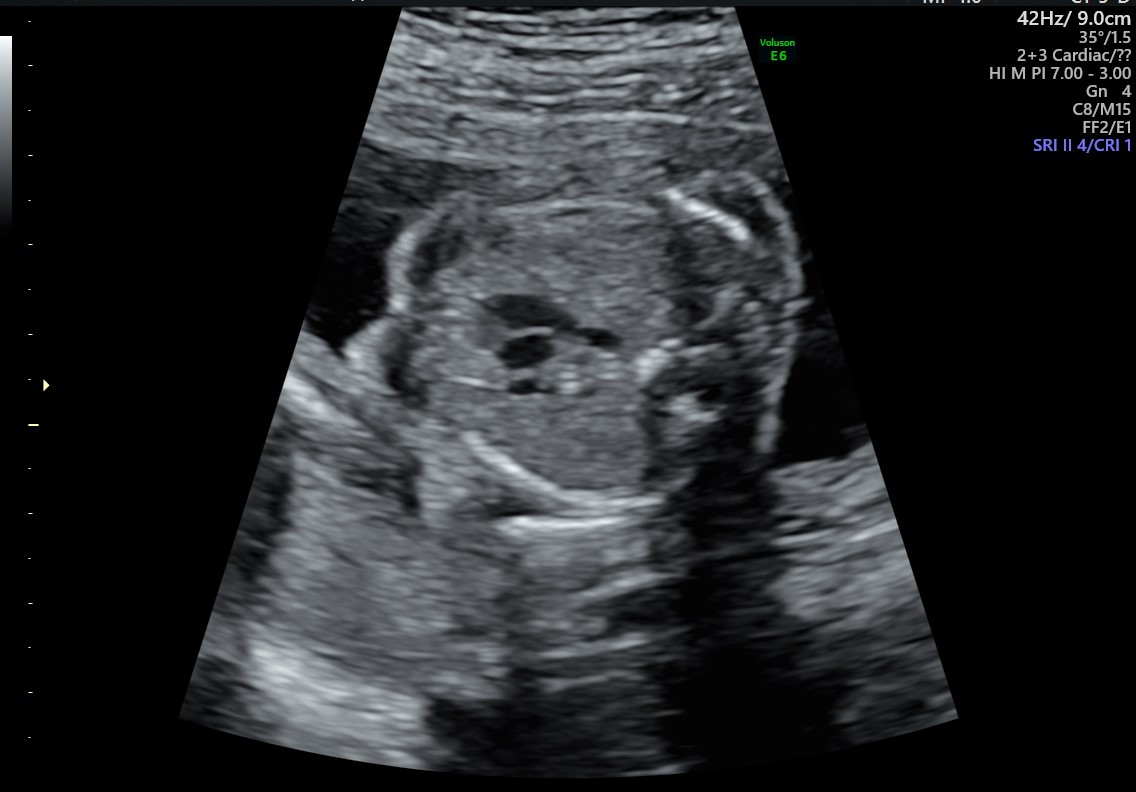
#> input picture img/vessels/sosudecut-2.jpg, 1136 x 792 px
$ python vessels.py
#> lines starting #> are read from the running program, lines starting #| are printed output that depends on the picture; after the words box and inside, x2 and y2 are one past the last pixel; in counts of white or black regions, pixels touching at a corner belong together
import numpy as np
import cv2
import math
import random


def find_area(figure):
    x_mid = sum([it[0] for it in figure]) // len(figure)
    y_mid = sum([it[1] for it in figure]) // len(figure)
    area = 0
    for k in range(-1, len(figure) - 1):
        point1 = figure[k]
        point2 = figure[k + 1]
        a = math.sqrt((point2[0] - point1[0]) ** 2 + (point2[1] - point1[1]) ** 2)
        b = math.sqrt((point2[0] - x_mid) ** 2 + (point2[1] - y_mid) ** 2)
        c = math.sqrt((point1[0] - x_mid) ** 2 + (point1[1] - y_mid) ** 2)
        p = (a + b + c) / 2
        area += math.sqrt(p * (p - a) * (p - b) * (p - c))
    return round(area, 5)


def neighbourhood(point1, point2):
    return math.sqrt((point1[0] - point2[0]) ** 2 + (point1[1] - point2[1]) ** 2)


def main():
    # Main settings
    picture = 'img/vessels/sosudecut-2.jpg'

    # Filter settings
    averaging_parameter = 0.009
    neighbourhood_distance = 5
    point_alienation_parameter = 80
    area_alienation_parameter = 35
    min_points_count_in_one_area = 3

    # Experiment settings
    gauss_floor = 5
    threshold_variants = [24, 30, 36, 42, 48, 54, 60, 66, 72, 78]

    # Areas parameters
    num_of_areas = 3
    max_points_count_in_one_area = 25

    # Result parameters
    result_points_count = 0
    result_gauss_radius = 0
    result_threshold_parameter = 0
    result_points_list = []

    for threshold_parameter in threshold_variants:
        for gauss_radius in range(gauss_floor, 31):
            points = []
            # print(gauss_radius, threshold_parameter)
            # Reading image
            # print(find_area([[1, 4], [3, 5], [4, 4], [4, 2], [2, 2]]))
            font = cv2.FONT_HERSHEY_COMPLEX
            img2 = cv2.imread(picture, cv2.IMREAD_COLOR)
#> img2 is the input picture: shape (792, 1136, 3); mean B, G, R 39.1, 37.4, 35.8
            # img2 = cv2.blur(img2, (25, 25))
            # Reading same image in another
            # variable and converting to gray scale.
            img = cv2.imread(picture, cv2.IMREAD_GRAYSCALE)
#> img: shape (792, 1136); min 0, max 255, mean 37.1

            # 2 variants of blur
            img = cv2.blur(img, (gauss_radius, gauss_radius))
            # img = cv2.GaussianBlur(img, (gauss_radius, gauss_radius), 0)

            # Converting image to a binary image
            # ( black and white only image).
            _, threshold = cv2.threshold(img, threshold_parameter, 108, cv2.THRESH_BINARY)
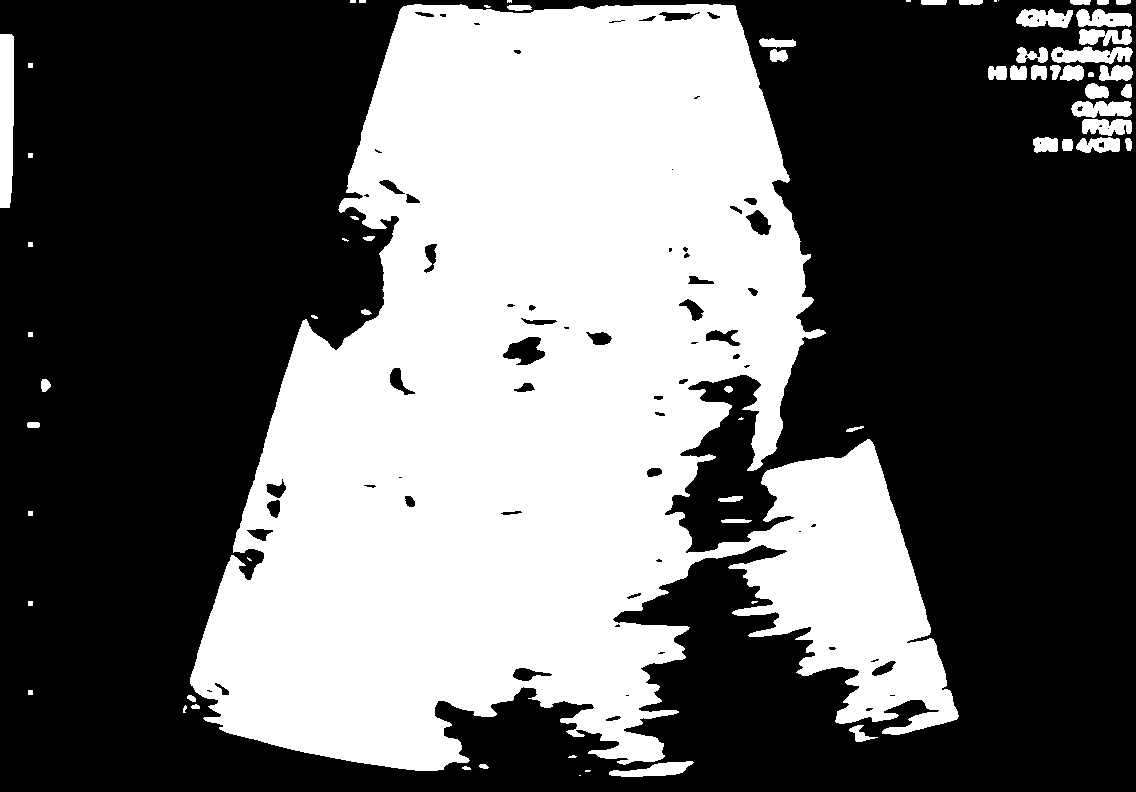
#> threshold: shape (792, 1136); values 0 (black) and 108 (white), 40.2% white; 68 white regions (13 under 20 px)

            # Detecting contours in image.
            contours, _ = cv2.findContours(threshold, cv2.RETR_TREE, cv2.CHAIN_APPROX_SIMPLE)
#> contours = 145 contours, 55 with area under 20; largest, box (x1, y1, x2, y2) and area: (190, 4, 959, 771) 351375, (0, 34, 14, 208) 2115, (1051, 46, 1133, 64) 900, (502, 336, 546, 366) 789, (1071, 101, 1132, 118) 742

            # Going through every contour found in the image.
            for cnt in contours:

                contour = []
                approx = cv2.approxPolyDP(cnt, averaging_parameter * cv2.arcLength(cnt, True), True)

                # Draws boundary of contours.
                cv2.drawContours(img2, [approx], 0, (0, 0, 255), 5)

                # Used to flatt the array containing the coordinates of the vertices
                n = approx.ravel()
                i = 0
                for _ in n:
                    if i % 2 == 0:
                        x = n[i]
                        y = n[i + 1]
                        contour.append([int(x), int(y)])
                    i += 1
                points.append(contour)
#> this loop made 145 passes
#> n on passes 1, 2, 11, 13, 14, 16, 23, 26, 30, 38, 44: [579, 775, 580, 775], [585, 771, 589, 771, 590, 770, 585, 770], [28, 690, 28, 694, 32, 694, 32, 690], [28, 601, 28, 605, 32, 605, 32, 601], [247, 557, 247, 558, 249, 560, 251, 560, 249, 558, 248, 558], [28, 511, 28, 515, 32, 515, 32, 511], [28, 332, 28, 336, 32, 336, 32, 332], [28, 242, 28, 246, 32, 246, 32, 242], [28, 153, 28, 157, 32, 157, 32, 153], [1107, 128, 1108, 127, 1109, 128, 1108, 129], [1088, 73, 1088, 76, 1093, 76, 1093, 73, 1092, 72, 1089, 72]
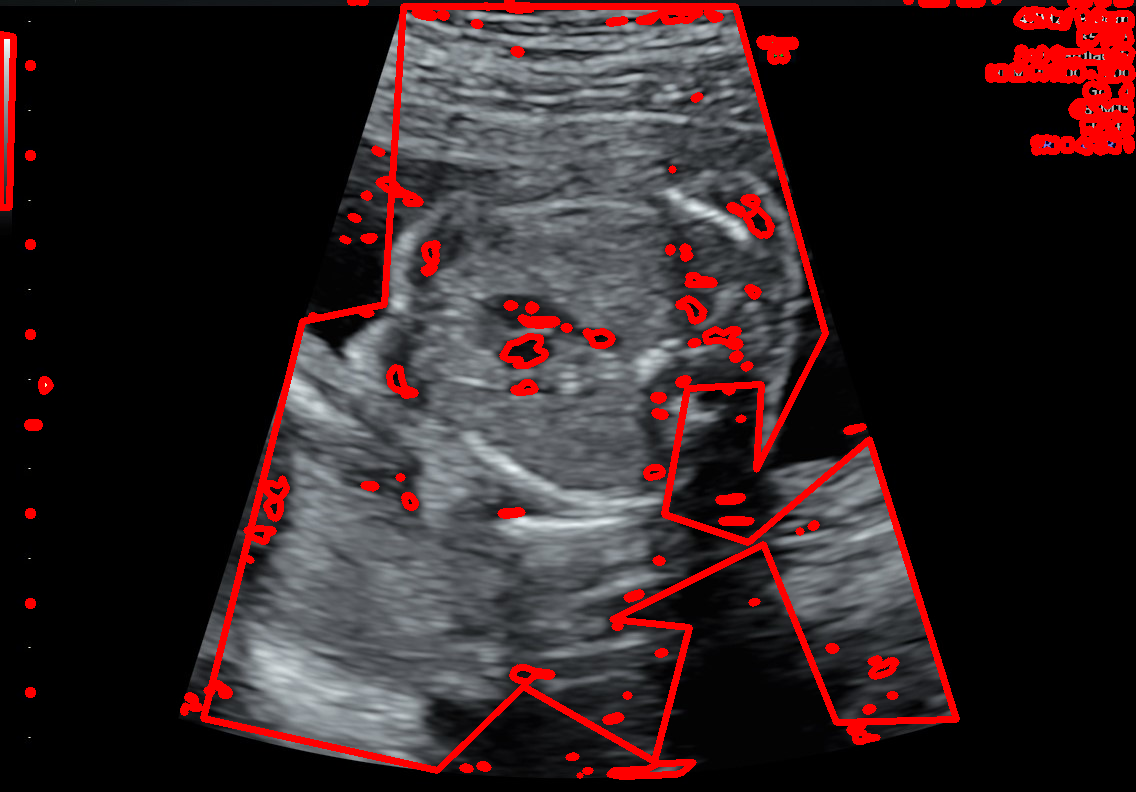
#> img2: shape (792, 1136, 3); 6.77% of pixels changed, all inside (x1, y1, x2, y2) = (0, 0, 1136, 780)
#> after the loop, points = 145 items

            # Area filter (center of the image)
            area_filter = []
            for i in range(len(points)):
                new_contour = [item for item in points[i] if (300 <= item[0] <= 700) and (250 <= item[1] <= 600)]
                if len(new_contour) > min_points_count_in_one_area:
                    area_filter.append(new_contour)
#> this loop made 145 passes
#> after the loop, area_filter = 28 items

            # Locality filter (methods "Neighbourhoods" and "The point of alienation")
            locality_filter = []
            for t in range(len(area_filter)):
                bad_indexes = [False for _ in range(len(area_filter[t]))]
                for i in range(len(area_filter[t]) - 1):
                    exclusion = True
                    for j in range(i + 1, len(area_filter[t])):
                        if neighbourhood(area_filter[t][i], area_filter[t][j]) <= neighbourhood_distance:
                            bad_indexes[i] = True
                            bad_indexes[j] = True
                        if neighbourhood(area_filter[t][i], area_filter[t][j]) <= point_alienation_parameter:
                            exclusion = False
                    if exclusion:
                        bad_indexes[i] = True

                new_contour = [area_filter[t][i] for i in range(len(area_filter[t])) if not bad_indexes[i]]
                if len(new_contour) > min_points_count_in_one_area:
                    locality_filter.append(new_contour)
#> this loop made 28 passes
#> new_contour on passes 13, 15, 18, 20, 28: [[524, 382]], [[394, 367], [400, 368], [394, 388], [390, 384], [389, 374]], [[603, 331], [604, 345]], [[552, 324]], [[425, 256]]
#> after the loop, locality_filter = [[[394, 367], [400, 368], [394, 388], [390, 384], [389, 374]], [[527, 365], [508, 359], [502, 356], [510, 343], [517, 342], [528, 336], [540, 337], [540, 343]], [[688, 298], [694, 301], [690, 312], [686, 306]]]

            # Distance filter (delete unnecessary areas)
            current_areas = [True for _ in range(len(locality_filter))]
#> current_areas = [True, True, True]
            for i in range(len(locality_filter)):
                can_delete = True
                for j in range(len(locality_filter)):
                    if i != j and current_areas[i] and current_areas[j]:
                        for point1 in locality_filter[i]:
                            for point2 in locality_filter[j]:
                                if neighbourhood(point1, point2) <= area_alienation_parameter:
                                    can_delete = False
                                    break
                            if not can_delete:
                                break
                    if not can_delete:
                        break
                if can_delete:
                    current_areas[i] = False
#> this loop made 3 passes
#> after the loop, current_areas = [False, False, False]

            distance_filter = [locality_filter[t] for t in range(len(locality_filter)) if current_areas[t]] \
                if len(locality_filter) > 2 else locality_filter
#> distance_filter = []

            # Solving filter (deletes solving if it exceeds limit)
            can_add_areas = True

            # a) Max points filter (exceeding of point limit)
            current_points_count = sum([len(elem) for elem in distance_filter])
#> current_points_count = 0
            for elem in distance_filter:
                if len(elem) > max_points_count_in_one_area:
                    can_add_areas = False
                    break
#> this loop made 0 passes

            # b) Comon area filter (exceeding of heart's size limit)
            north = 10 ** 6
            south = 0
            west = 10 ** 6
            east = 0
            for contour in distance_filter:
                for point in contour:
                    north = min(north, point[1])
                    south = max(south, point[1])
                    west = min(west, point[0])
                    east = max(east, point[0])

            if abs(north - south) > 250 or abs(west - east) > 250:
                can_add_areas = False

            # c) Final checking
            if len(distance_filter) == num_of_areas and current_points_count >= result_points_count and can_add_areas:
                result_points_count = current_points_count
                result_gauss_radius = gauss_radius
                result_threshold_parameter = threshold_parameter
                result_points_list = distance_filter

    if result_points_count != 0:
        distance_filter = result_points_list
#> distance_filter = 3 items

        # Output information
        print(f'Optimal gauss radius is {result_gauss_radius} px')
        print(f'Optimal threshold parameter is {result_threshold_parameter} pt')
        print(f'Points coordinates: {distance_filter}')
#> (printed output is left out)
        img2 = cv2.imread(picture, cv2.IMREAD_COLOR)
        for t in range(len(distance_filter)):
            random_color = (random.randint(0, 255), random.randint(0, 255), random.randint(0, 255))
            print(f'Area {t + 1}: {len(distance_filter[t])} points')
            for item in distance_filter[t]:
                img2 = cv2.circle(img2, (item[0], item[1]), radius=3, color=random_color, thickness=-1)
            # cv2.putText(img2, str(item[0]) + " " + str(item[1]), (item[0], item[1]), font, 0.3, random_color)
            for i in range(-1, len(distance_filter[t]) - 1):
                cv2.line(img2, (distance_filter[t][i][0], distance_filter[t][i][1]),
                         (distance_filter[t][i + 1][0], distance_filter[t][i + 1][1]), random_color, thickness=1)
#> this loop made 3 passes
#> random_color on passes 1 to 3: (197, 215, 20), (132, 248, 207), (155, 244, 183)
#| Area 1: 8 points
#| Area 2: 10 points
#| Area 3: 15 points
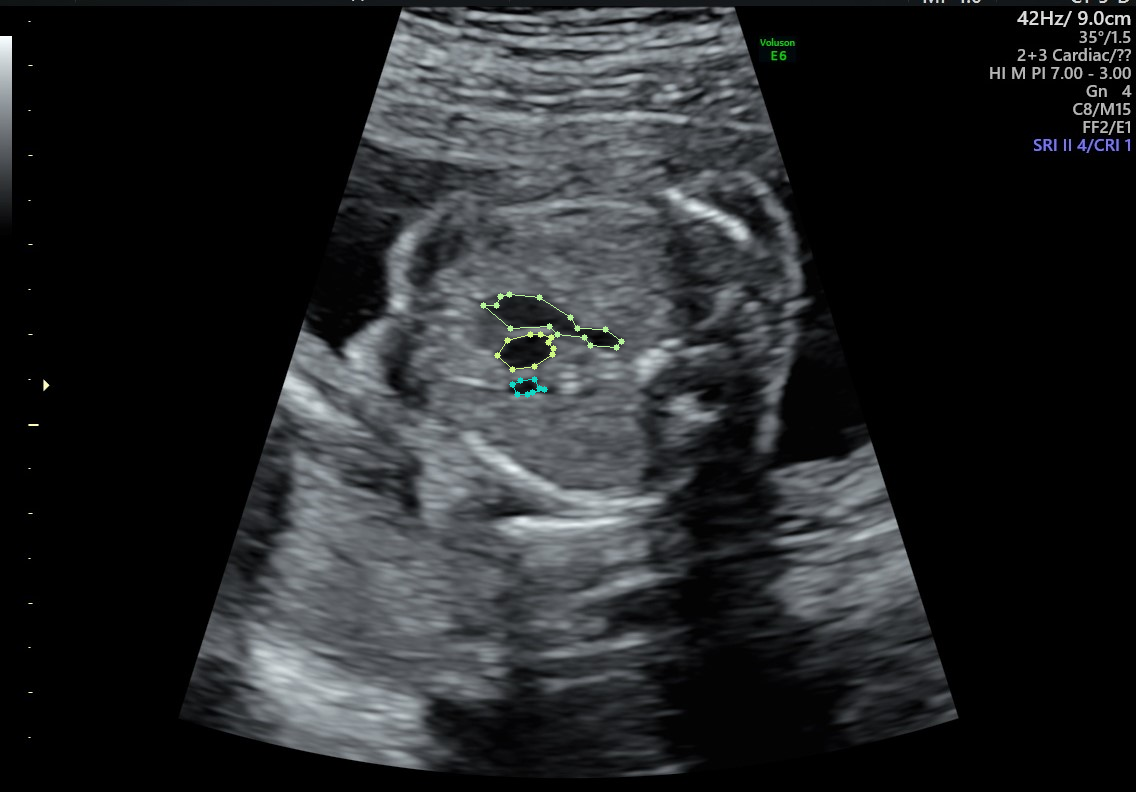
#> img2: shape (792, 1136, 3); 0.14% of pixels changed, all inside (x1, y1, x2, y2) = (480, 291, 625, 398)

        print(f'Total: {sum([len(elem) for elem in distance_filter])} points')
        cv2.imshow('image2', img2)

        # print(results)
        # Exiting the window if 'q' is pressed on the keyboard.
        if cv2.waitKey(0) & 0xFF == ord('q'):
#> (key q is pressed here)
            cv2.destroyAllWindows()


if __name__ == "__main__":
    main()
